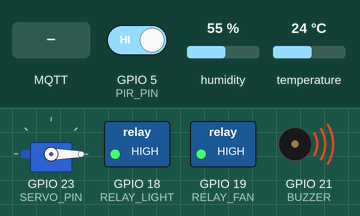
The sketch below on a simulated ESP32. Parts: servo, switched loads named in the sketch (green lamp = pin HIGH), buzzer (waves = sounding, pin HIGH). The inputs (shaded band) are chosen by the test bench; at power-on: GPIO 5 (PIR_PIN) HIGH, humidity 55 %, temperature 24 °C. WiFi joins after 1.5 s; servers stay silent unless stated; no MQTT or app messages arrive unless stated; what the sketch prints to the serial monitor is not drawn.

Above: at 3.7 s.
3.8 s: MQTT message "ON" arrives on the first subscribed topic
At 5.0 s:
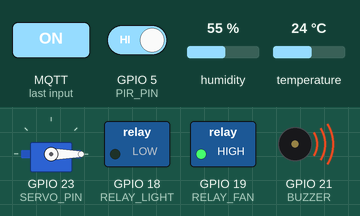
5.3 s: GPIO 5 (PIR_PIN) driven LOW
At 6.4 s:
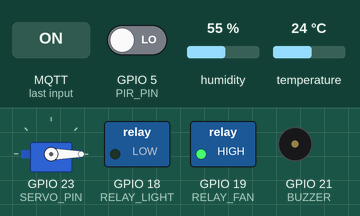
7.5 s: MQTT message "ON" arrives on the second subscribed topic
At 7.9 s:
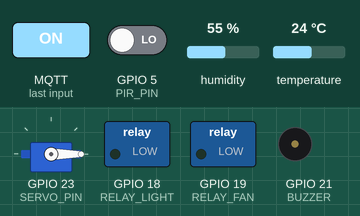
9.0 s: MQTT message "home1/light" arrives on the first subscribed topic
At 9.9 s:
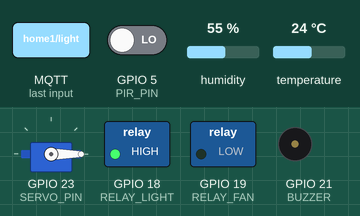
10.5 s: GPIO 5 (PIR_PIN) driven HIGH
At 13.2 s:
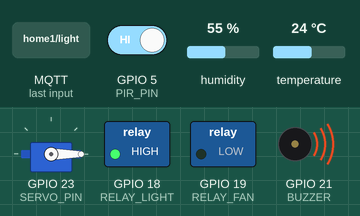
13.5 s: MQTT message "ON" arrives on the third subscribed topic
At 14.9 s:
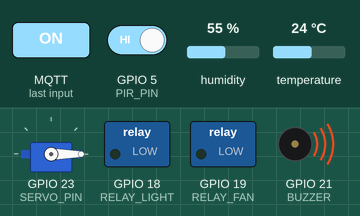
Timing chart, 0 to 16.0 s (numbered marks = the images above; inputs shaded):
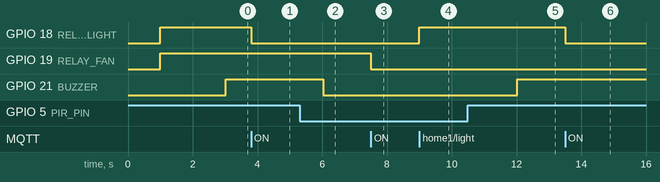

The sketch:

main.ino
```cpp
#include <WiFi.h>
#include <PubSubClient.h>
#include "DHT.h"
#include <ESP32Servo.h>

#define DHTPIN 4
#define DHTTYPE DHT11
#define PIR_PIN 5
#define RELAY_LIGHT 18
#define RELAY_FAN 19
#define BUZZER 21
#define SERVO_PIN 23

#define RELAY_ON LOW
#define RELAY_OFF HIGH

DHT dht(DHTPIN, DHTTYPE);
Servo myServo;

const char* ssid = "mahii";
const char* password = "hidamayulu";
const char* mqtt_server = "broker.hivemq.com";
const int mqtt_port = 1883;

WiFiClient espClient;
PubSubClient client(espClient);

bool lightState = false;
bool fanState = false;

String mqttClientId;

unsigned long lastPublish = 0;
const unsigned long publishInterval = 3000;

void setLight(bool on) {
  lightState = on;
  digitalWrite(RELAY_LIGHT, on ? RELAY_ON : RELAY_OFF);
  client.publish("home1/light/ack", on ? "ON" : "OFF", true);
}

void setFan(bool on) {
  fanState = on;
  digitalWrite(RELAY_FAN, on ? RELAY_ON : RELAY_OFF);
  client.publish("home1/fan/ack", on ? "ON" : "OFF", true);
}

void setDoor(bool openDoor) {
  myServo.write(openDoor ? 90 : 0);
  client.publish("home1/door/ack", openDoor ? "OPEN" : "CLOSE", true);
}

void setup_wifi() {
  Serial.println("Connecting to WiFi...");
  WiFi.mode(WIFI_STA);
  WiFi.begin(ssid, password);

  int attempts = 0;
  while (WiFi.status() != WL_CONNECTED) {
    delay(500);
    Serial.print(".");
    attempts++;
    if (attempts > 30) {
      Serial.println("\nWiFi Failed!");
      return;
    }
  }

  Serial.println("\nWiFi Connected!");
  Serial.print("IP: ");
  Serial.println(WiFi.localIP());
}

void callback(char* topic, byte* payload, unsigned int length) {
  String msg;
  for (unsigned int i = 0; i < length; i++) {
    msg += (char)payload[i];
  }

  Serial.print("Message received on topic: ");
  Serial.println(topic);
  Serial.print("Message: ");
  Serial.println(msg);

  String topicStr = String(topic);

  if (topicStr == "home1/light") {
    setLight(msg == "ON");
  }
  else if (topicStr == "home1/fan") {
    setFan(msg == "ON");
  }
  else if (topicStr == "home1/all") {
    bool on = (msg == "ON");
    setLight(on);
    setFan(on);
    client.publish("home1/all/ack", on ? "ON" : "OFF", true);
  }
  else if (topicStr == "home1/door") {
    if (msg == "OPEN") {
      setDoor(true);
    } else if (msg == "CLOSE") {
      setDoor(false);
    }
  }
}

void reconnect() {
  while (!client.connected()) {
    Serial.print("Connecting to MQTT...");

    if (client.connect(mqttClientId.c_str())) {
      Serial.println("Connected!");

      client.subscribe("home1/light");
      client.subscribe("home1/fan");
      client.subscribe("home1/all");
      client.subscribe("home1/door");

      client.publish("home1/light/ack", lightState ? "ON" : "OFF", true);
      client.publish("home1/fan/ack", fanState ? "ON" : "OFF", true);
      client.publish("home1/all/ack", "OFF", true);
      client.publish("home1/door/ack", "CLOSE", true);
    } else {
      Serial.print("Failed, rc=");
      Serial.print(client.state());
      Serial.println(" retrying in 2 sec...");
      delay(2000);
    }
  }
}

void publishSensorData() {
  float temp = dht.readTemperature();
  float humidity = dht.readHumidity();
  bool motion = digitalRead(PIR_PIN);

  if (isnan(temp) || isnan(humidity)) {
    Serial.println("DHT11 read failed");
    return;
  }

  digitalWrite(BUZZER, motion ? HIGH : LOW);

  Serial.print("Temp: ");
  Serial.print(temp);
  Serial.print(" | Humidity: ");
  Serial.print(humidity);
  Serial.print(" | Motion: ");
  Serial.println(motion ? 1 : 0);

  String payload = "{";
  payload += "\"device\":\"home1\",";
  payload += "\"temp\":" + String(temp, 2) + ",";
  payload += "\"humidity\":" + String(humidity, 2) + ",";
  payload += "\"motion\":" + String(motion ? "true" : "false") + ",";
  payload += "\"light_on\":" + String(lightState ? "true" : "false") + ",";
  payload += "\"fan_on\":" + String(fanState ? "true" : "false");
  payload += "}";

  client.publish("home1/sensor", payload.c_str());
}

void setup() {
  Serial.begin(115200);
  delay(1000);
  Serial.println("ESP32 STARTED");

  pinMode(PIR_PIN, INPUT);
  pinMode(RELAY_LIGHT, OUTPUT);
  pinMode(RELAY_FAN, OUTPUT);
  pinMode(BUZZER, OUTPUT);

  digitalWrite(RELAY_LIGHT, RELAY_OFF);
  digitalWrite(RELAY_FAN, RELAY_OFF);
  digitalWrite(BUZZER, LOW);

  myServo.attach(SERVO_PIN, 500, 2400);
  myServo.write(0);

  dht.begin();

  setup_wifi();

  mqttClientId = "ESP32-" + String((uint32_t)(ESP.getEfuseMac() & 0xFFFFFFFF), HEX);

  client.setServer(mqtt_server, mqtt_port);
  client.setCallback(callback);
  client.setBufferSize(512);
}

void loop() {
  if (WiFi.status() != WL_CONNECTED) {
    setup_wifi();
  }

  if (!client.connected()) {
    reconnect();
  }

  client.loop();

  if (millis() - lastPublish >= publishInterval) {
    lastPublish = millis();
    publishSensorData();
  }
}
```

Measured:
- after the input at 3.8 s, GPIO 18 (RELAY_LIGHT): HIGH → LOW at once
- after the input at 5.3 s, GPIO 21 (BUZZER): HIGH → LOW after 0.72 s
- after the input at 7.5 s, GPIO 19 (RELAY_FAN): HIGH → LOW at once
- after the input at 9.0 s, GPIO 18 (RELAY_LIGHT): LOW → HIGH at once
- after the input at 10.5 s, GPIO 21 (BUZZER): LOW → HIGH after 1.5 s
- after the input at 13.5 s, GPIO 18 (RELAY_LIGHT): HIGH → LOW at once
